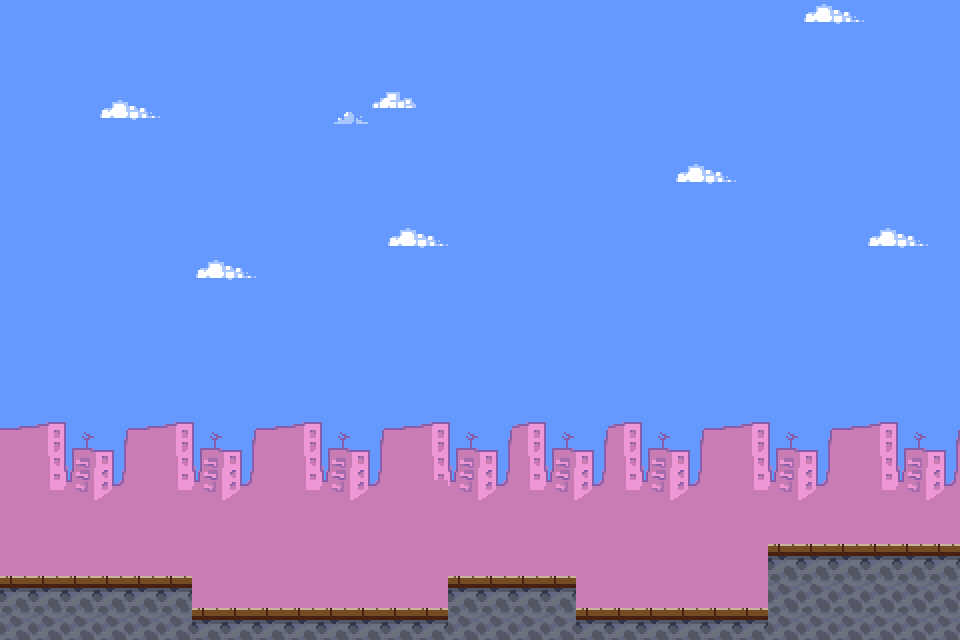

The image is a tile-based game level rendered from a .tmx file. Its description and source (layers, tilesets, objects; grid data summarised) follow:
An orthogonal 30x20 tile map with 32x32 px tiles, 1 tile layer (タイル・レイヤー1).

<map version="1.0" orientation="orthogonal" renderorder="right-down" width="30" height="20" tilewidth="32" tileheight="32" nextobjectid="1">
 <tileset firstgid="1" name="CdH_TILES3" tilewidth="32" tileheight="32" tilecount="400" columns="20">
  <image source="CdH_TILES3.png" width="640" height="640" />
 </tileset>
 <layer name="タイル・レイヤー1" width="30" height="20">
  <data>[600 cells, 600 non-empty, 60 distinct tile ids]</data>
 </layer>
</map>